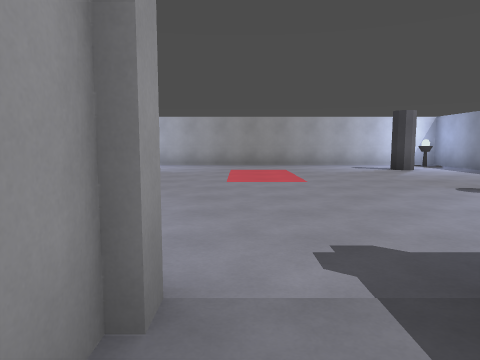
View 1 (above)

21 first-person views from a walk through a level from a Godot 3-D game. The camera is 1.4 m above the floor, tilts 6° down and sees 70° across. The floor is counted in squares, 2 m on a side. Each view is taken from the middle of a square. On the plan, view 1 faces up. The plan holds only what a view shows up to about 11 squares ahead; the rest is blank. The place goes on beyond the plan.

View 2
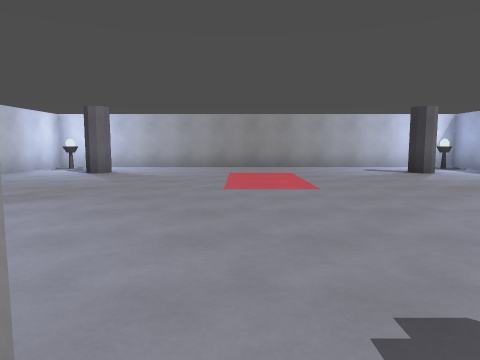

View 3
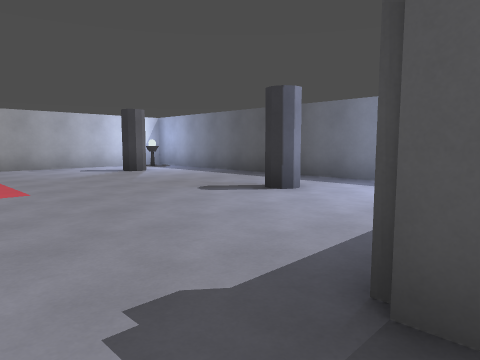

View 4
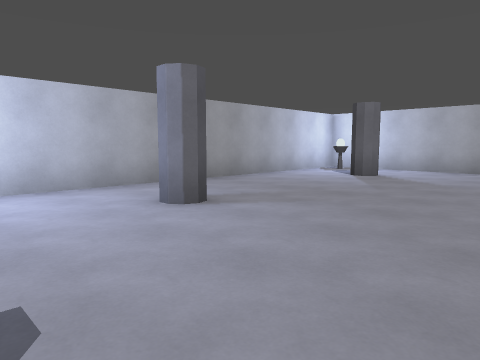

View 5
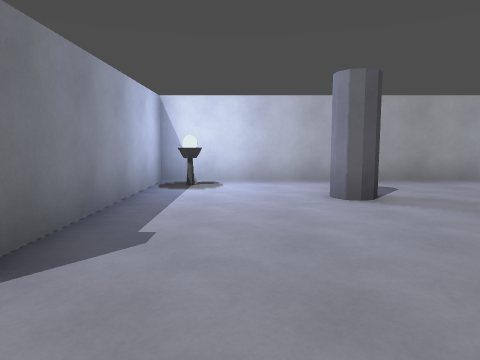

View 6
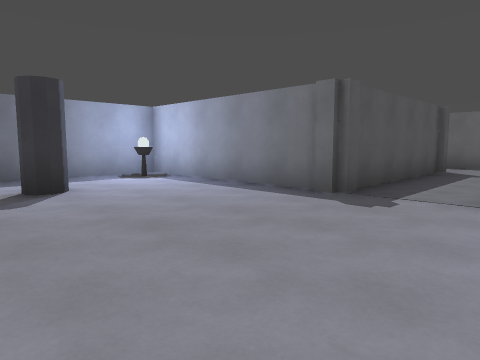

View 7
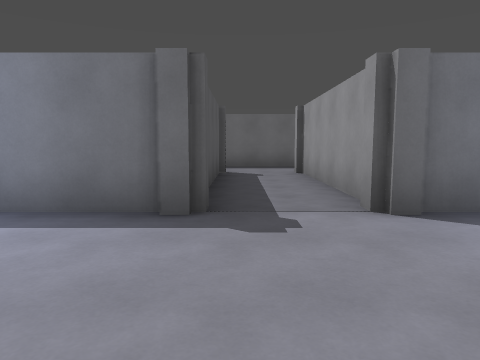

View 8
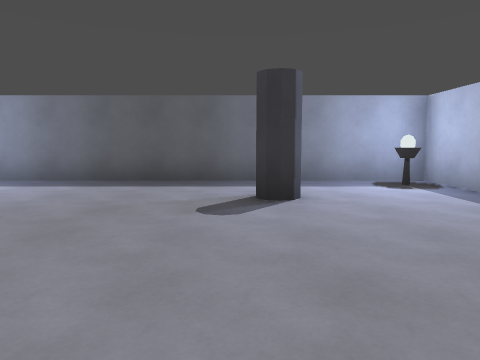

View 9
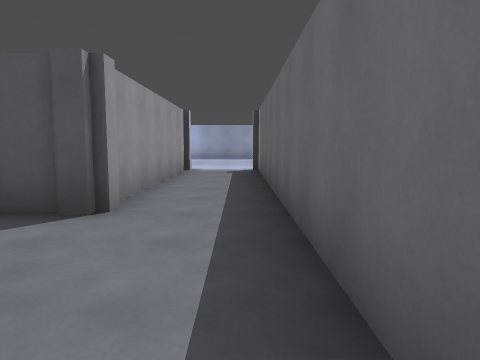

View 10
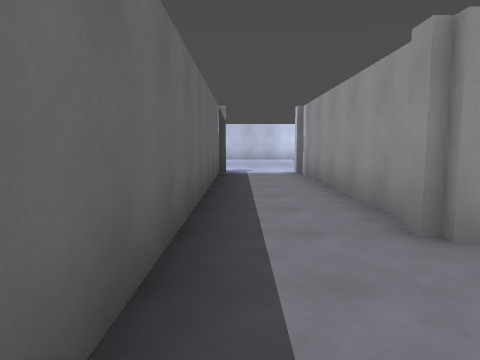

View 11
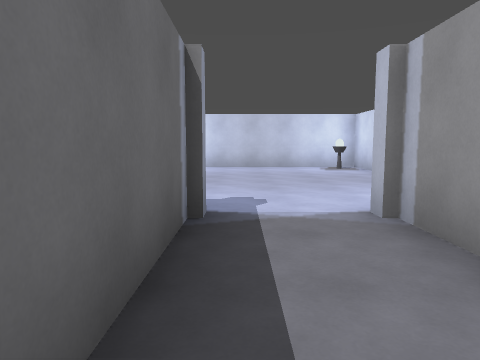

View 12
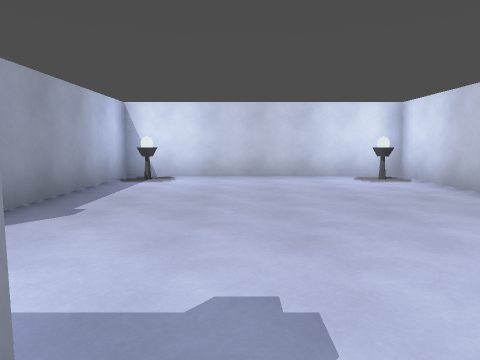

View 13
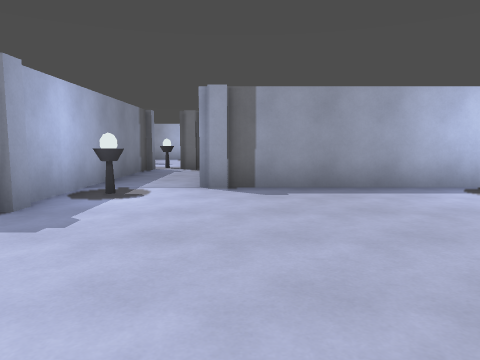

View 14
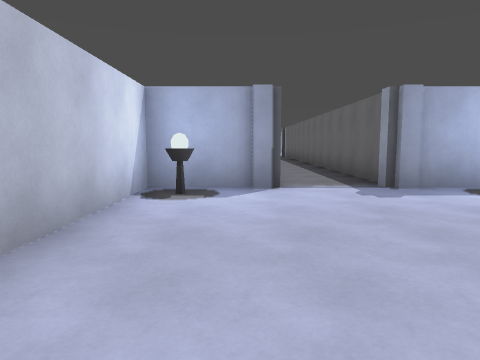

View 15
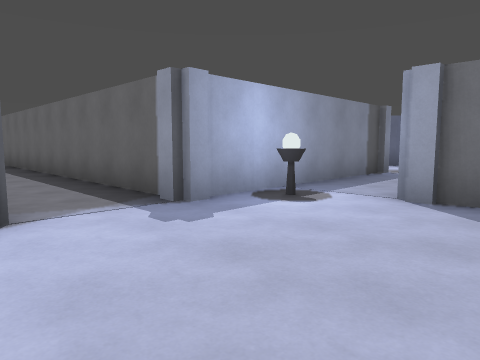

View 16
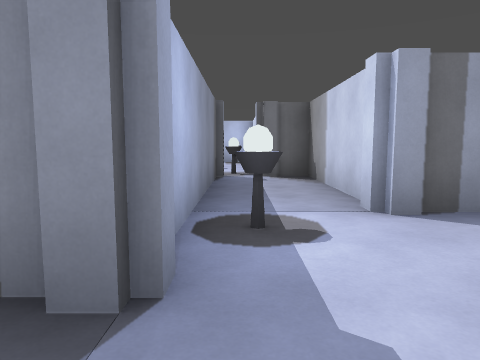

View 17
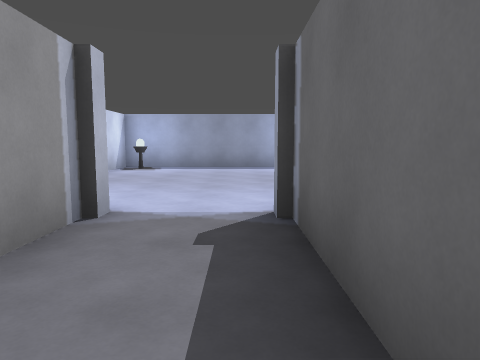

View 18
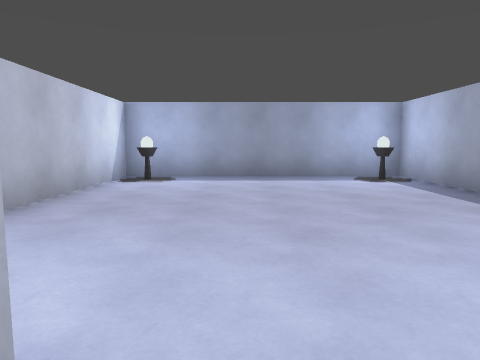

View 19
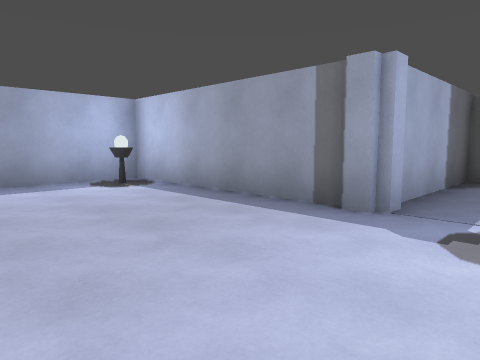

View 20
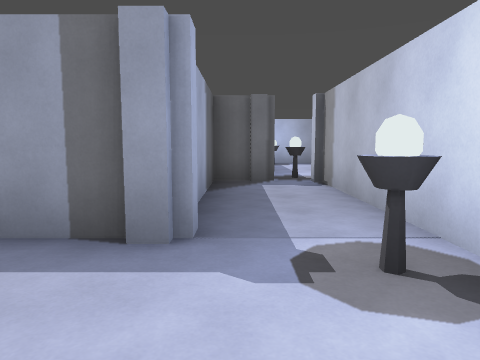

View 21
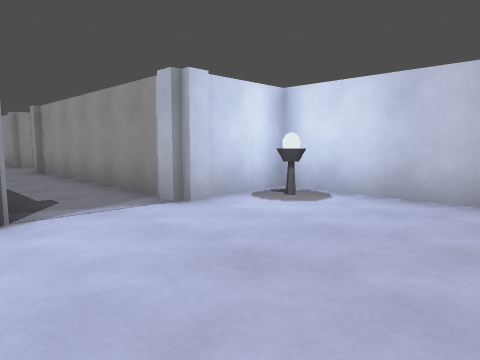

### Floor plan
Ten units are one square. View 1 is at (0, 0); x grows to the right and y downward. Boxes are objects, and circles mark ways between rooms. Rooms are numbered by the first view taken in them; rooms with no view inside come last. Other rooms are left out.
<svg viewBox="-140 -120 290 240">
<path fill="none" stroke="#000" d="M14 -11 14 -15 65 -15 65 -115 -55 -115 -55 -15 -5 -15 -5 38M14 38 14 -10M-4 55 75 55M78 35 12 35M-68 55 -4 55M-65 38 -65 15 -135 15 -135 75 -82 75M-85 72 -85 115 -72 115M-65 115 -65 52M-2 35 -65 35M92 75 145 75 145 15 75 15 75 38M75 70 75 115M82 115 95 115 95 72"/>
<rect x="-55" y="-25" width="10" height="10" fill="#bbb"><title>cylinder</title></rect>
<rect x="-55" y="-115" width="10" height="10" fill="#bbb"><title>other object</title></rect>
<rect x="-45" y="-55" width="20" height="20" fill="#bbb"><title>pillar</title></rect>
<rect x="-45" y="-105" width="20" height="20" fill="#bbb"><title>pillar</title></rect>
<rect x="35" y="-55" width="20" height="20" fill="#bbb"><title>pillar</title></rect>
<rect x="35" y="-105" width="20" height="20" fill="#bbb"><title>pillar</title></rect>
<rect x="55" y="-25" width="10" height="10" fill="#bbb"><title>cylinder</title></rect>
<rect x="55" y="-115" width="10" height="10" fill="#bbb"><title>other object</title></rect>
<rect x="-135" y="65" width="10" height="10" fill="#bbb"><title>other object</title></rect>
<rect x="-135" y="15" width="10" height="10" fill="#bbb"><title>cylinder</title></rect>
<rect x="-75" y="65" width="10" height="10" fill="#bbb"><title>cylinder</title></rect>
<rect x="-75" y="15" width="10" height="10" fill="#bbb"><title>cylinder</title></rect>
<rect x="75" y="65" width="10" height="10" fill="#bbb"><title>cylinder</title></rect>
<rect x="75" y="15" width="10" height="10" fill="#bbb"><title>cylinder</title></rect>
<rect x="135" y="65" width="10" height="10" fill="#bbb"><title>cylinder</title></rect>
<rect x="135" y="15" width="10" height="10" fill="#bbb"><title>other object</title></rect>
<circle cx="0" cy="45" r="3" fill="#2a7"/>
<circle cx="70" cy="45" r="3" fill="#2a7"/>
<text x="10" y="-50">1</text>
<text x="-80" y="50">2</text>
<text x="110" y="50">3</text>
</svg>
Room 1 opens to room 2. Room 1 opens to room 3.

Where each view was taken, in squares from view 1:
view 1: 0 up, 0 right, facing up
view 2: 1 up, 0 right, facing up
view 3: 1 up, 0 right, facing up-right
view 4: 2 up, 0 right, facing up-left
view 5: 3 up, 1 right, facing left
view 6: 6 up, 1 left, facing down-right
view 7: 5 up, 1 right, facing down
view 8: 5 up, 0 right, facing right
view 9: 5 down, 2 left, facing right
view 10: 5 down, 2 right, facing left
view 11: 5 down, 3 left, facing left
view 12: 5 down, 6 left, facing left
view 13: 2 down, 9 left, facing down
view 14: 3 down, 12 left, facing right
view 15: 3 down, 10 left, facing down-right
view 16: 4 down, 7 left, facing down
view 17: 5 down, 4 right, facing right
view 18: 4 down, 7 right, facing right
view 19: 4 down, 8 right, facing down-right
view 20: 5 down, 9 right, facing down
view 21: 6 down, 11 right, facing up-left
